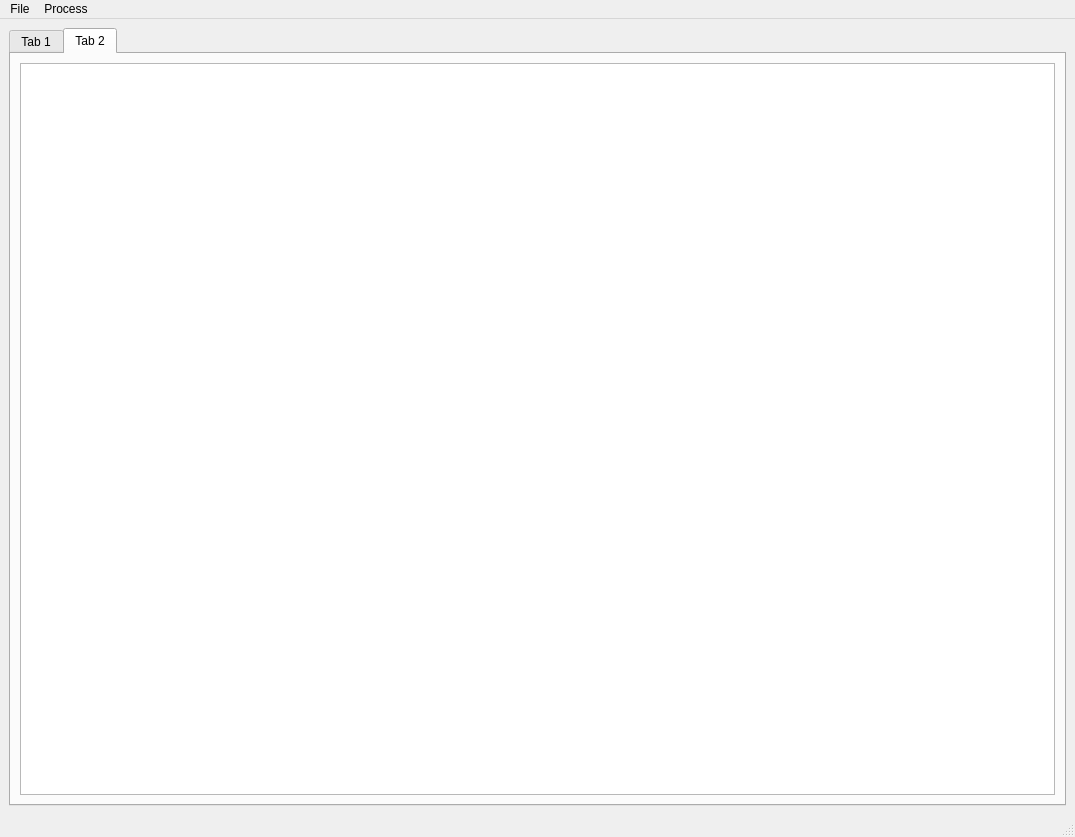
<?xml version="1.0" encoding="UTF-8"?>
<ui version="4.0">
 <class>MainWindow</class>
 <widget class="QMainWindow" name="MainWindow">
  <property name="geometry">
   <rect>
    <x>0</x>
    <y>0</y>
    <width>1075</width>
    <height>837</height>
   </rect>
  </property>
  <property name="windowTitle">
   <string>MainWindow</string>
  </property>
  <widget class="QWidget" name="centralwidget">
   <property name="maximumSize">
    <size>
     <width>16777215</width>
     <height>16777215</height>
    </size>
   </property>
   <property name="autoFillBackground">
    <bool>true</bool>
   </property>
   <layout class="QGridLayout" name="gridLayout">
    <item row="0" column="0">
     <layout class="QHBoxLayout" name="horizontalLayout" stretch="0">
      <property name="sizeConstraint">
       <enum>QLayout::SetMinimumSize</enum>
      </property>
      <property name="leftMargin">
       <number>0</number>
      </property>
      <item>
       <widget class="QTabWidget" name="tabWidget">
        <property name="currentIndex">
         <number>1</number>
        </property>
        <property name="movable">
         <bool>true</bool>
        </property>
        <widget class="QWidget" name="StainData">
         <attribute name="title">
          <string>Tab 1</string>
         </attribute>
         <layout class="QGridLayout" name="gridLayout_3">
          <item row="0" column="0">
           <layout class="QHBoxLayout" name="horizontalLayout_3">
            <item>
             <widget class="QTableWidget" name="tableWidget"/>
            </item>
           </layout>
          </item>
         </layout>
        </widget>
        <widget class="QWidget" name="PatternData">
         <attribute name="title">
          <string>Tab 2</string>
         </attribute>
         <layout class="QGridLayout" name="gridLayout_2">
          <item row="0" column="0">
           <layout class="QHBoxLayout" name="horizontalLayout_2" stretch="0">
            <property name="sizeConstraint">
             <enum>QLayout::SetDefaultConstraint</enum>
            </property>
            <item>
             <widget class="QTableWidget" name="pattern_table_widget">
              <property name="minimumSize">
               <size>
                <width>361</width>
                <height>0</height>
               </size>
              </property>
              <property name="autoFillBackground">
               <bool>false</bool>
              </property>
             </widget>
            </item>
           </layout>
          </item>
         </layout>
        </widget>
       </widget>
      </item>
     </layout>
    </item>
   </layout>
  </widget>
  <widget class="QMenuBar" name="menubar">
   <property name="geometry">
    <rect>
     <x>0</x>
     <y>0</y>
     <width>1075</width>
     <height>21</height>
    </rect>
   </property>
   <widget class="QMenu" name="menuChoose_Image">
    <property name="title">
     <string>File</string>
    </property>
    <addaction name="actionLoad"/>
    <addaction name="actionExport"/>
   </widget>
   <widget class="QMenu" name="menuProcess">
    <property name="title">
     <string>Process</string>
    </property>
    <addaction name="actionSegment_Image"/>
    <addaction name="actionCrop_rulers"/>
   </widget>
   <addaction name="menuChoose_Image"/>
   <addaction name="menuProcess"/>
  </widget>
  <widget class="QStatusBar" name="statusbar"/>
  <action name="actionLoad">
   <property name="text">
    <string>Load</string>
   </property>
  </action>
  <action name="actionExport">
   <property name="text">
    <string>Export</string>
   </property>
  </action>
  <action name="actionSegment_Image">
   <property name="text">
    <string>Segment Image</string>
   </property>
  </action>
  <action name="actionCrop_rulers">
   <property name="text">
    <string>Crop rulers</string>
   </property>
  </action>
 </widget>
 <resources/>
 <connections/>
</ui>
